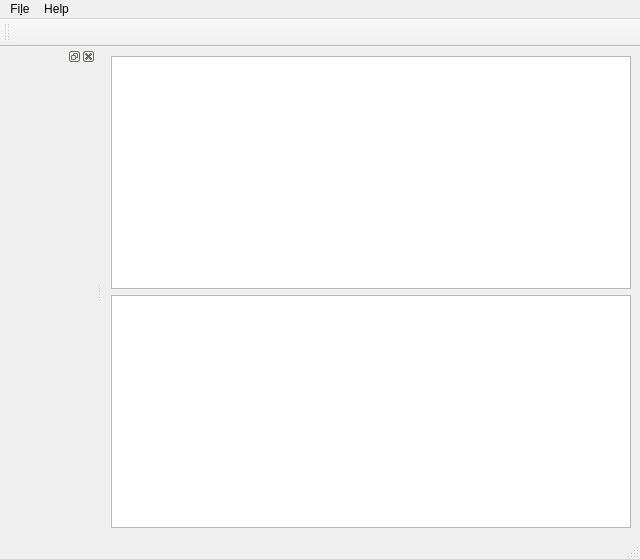
<?xml version="1.0" encoding="UTF-8"?>
<ui version="4.0">
 <class>MainWindow</class>
 <widget class="QMainWindow" name="MainWindow">
  <property name="geometry">
   <rect>
    <x>0</x>
    <y>0</y>
    <width>640</width>
    <height>559</height>
   </rect>
  </property>
  <property name="minimumSize">
   <size>
    <width>640</width>
    <height>480</height>
   </size>
  </property>
  <property name="windowTitle">
   <string>MainWindow</string>
  </property>
  <widget class="QWidget" name="centralwidget">
   <layout class="QVBoxLayout" name="verticalLayout_2">
    <item>
     <widget class="QPlainTextEdit" name="sqlEditorArea">
      <property name="font">
       <font>
        <family>DejaVu Sans Mono</family>
        <pointsize>11</pointsize>
       </font>
      </property>
      <property name="cursor" stdset="0">
       <cursorShape>IBeamCursor</cursorShape>
      </property>
      <property name="autoFillBackground">
       <bool>false</bool>
      </property>
     </widget>
    </item>
    <item>
     <widget class="QTableView" name="tableView"/>
    </item>
   </layout>
  </widget>
  <widget class="QMenuBar" name="menubar">
   <property name="geometry">
    <rect>
     <x>0</x>
     <y>0</y>
     <width>640</width>
     <height>30</height>
    </rect>
   </property>
   <widget class="QMenu" name="menusomething">
    <property name="title">
     <string>Fi&amp;le</string>
    </property>
    <addaction name="actionOpen"/>
    <addaction name="actionSave"/>
    <addaction name="separator"/>
    <addaction name="actionQuit"/>
   </widget>
   <widget class="QMenu" name="menuHelp">
    <property name="title">
     <string>Help</string>
    </property>
    <addaction name="actionAbout"/>
   </widget>
   <addaction name="menusomething"/>
   <addaction name="menuHelp"/>
  </widget>
  <widget class="QStatusBar" name="statusbar"/>
  <widget class="QDockWidget" name="dockWidget">
   <property name="minimumSize">
    <size>
     <width>96</width>
     <height>50</height>
    </size>
   </property>
   <attribute name="dockWidgetArea">
    <number>1</number>
   </attribute>
   <widget class="QWidget" name="dockWidgetContents"/>
  </widget>
  <widget class="QToolBar" name="toolBar">
   <property name="minimumSize">
    <size>
     <width>0</width>
     <height>28</height>
    </size>
   </property>
   <property name="windowTitle">
    <string>toolBar</string>
   </property>
   <property name="toolTip">
    <string>nngfjfftjhf</string>
   </property>
   <property name="statusTip">
    <string>cghmdchmxfm</string>
   </property>
   <property name="floatable">
    <bool>false</bool>
   </property>
   <attribute name="toolBarArea">
    <enum>TopToolBarArea</enum>
   </attribute>
   <attribute name="toolBarBreak">
    <bool>false</bool>
   </attribute>
  </widget>
  <action name="actionAbout">
   <property name="text">
    <string>&amp;About PatriciaSQL</string>
   </property>
  </action>
  <action name="actionOpen">
   <property name="text">
    <string>&amp;Open...</string>
   </property>
  </action>
  <action name="actionSave">
   <property name="text">
    <string>&amp;Save...</string>
   </property>
  </action>
  <action name="action">
   <property name="text">
    <string>--</string>
   </property>
  </action>
  <action name="actionQuit">
   <property name="text">
    <string>&amp;Quit</string>
   </property>
  </action>
 </widget>
 <resources/>
 <connections/>
 <slots>
  <slot>showMessage()</slot>
 </slots>
</ui>
